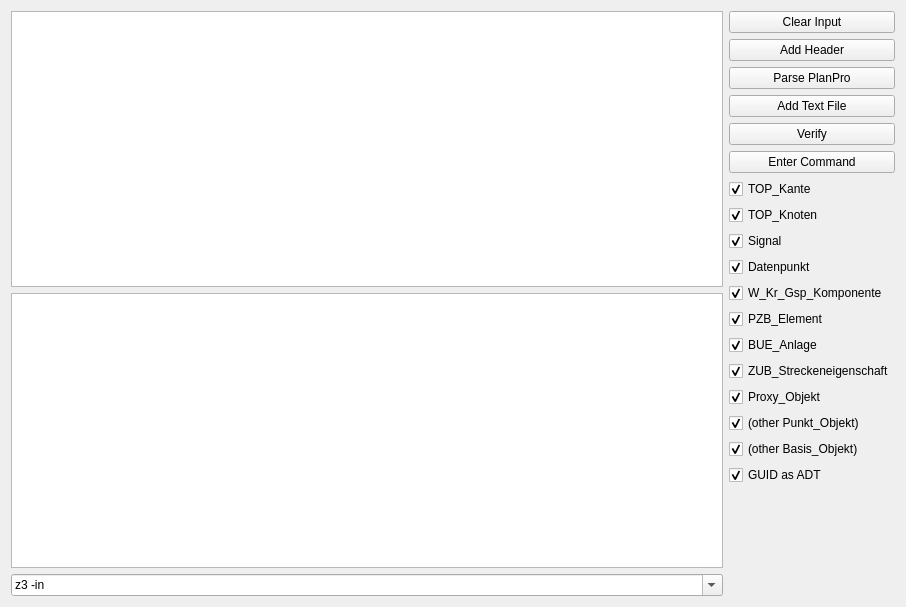
<?xml version="1.0" encoding="UTF-8"?>
<ui version="4.0">
 <class>Widget</class>
 <widget class="QWidget" name="Widget">
  <property name="geometry">
   <rect>
    <x>0</x>
    <y>0</y>
    <width>906</width>
    <height>607</height>
   </rect>
  </property>
  <property name="windowTitle">
   <string>Widget</string>
  </property>
  <layout class="QHBoxLayout" name="horizontalLayout">
   <item>
    <layout class="QVBoxLayout" name="verticalLayout_2">
     <item>
      <widget class="QTextEdit" name="textEditInput"/>
     </item>
     <item>
      <widget class="QTextEdit" name="textEditOutput">
       <property name="enabled">
        <bool>true</bool>
       </property>
       <property name="readOnly">
        <bool>true</bool>
       </property>
      </widget>
     </item>
     <item>
      <widget class="QComboBox" name="comboBoxCmdline">
       <property name="editable">
        <bool>true</bool>
       </property>
       <item>
        <property name="text">
         <string>z3 -in</string>
        </property>
       </item>
       <item>
        <property name="text">
         <string>cvc5</string>
        </property>
       </item>
      </widget>
     </item>
    </layout>
   </item>
   <item>
    <layout class="QVBoxLayout" name="verticalLayout">
     <item>
      <widget class="QPushButton" name="pushButtonClear">
       <property name="text">
        <string>Clear Input</string>
       </property>
      </widget>
     </item>
     <item>
      <widget class="QPushButton" name="pushButtonAddHeader">
       <property name="text">
        <string>Add Header</string>
       </property>
      </widget>
     </item>
     <item>
      <widget class="QPushButton" name="pushButtonParsePlanPro">
       <property name="text">
        <string>Parse PlanPro</string>
       </property>
      </widget>
     </item>
     <item>
      <widget class="QPushButton" name="pushButtonAddTextFile">
       <property name="text">
        <string>Add Text File</string>
       </property>
      </widget>
     </item>
     <item>
      <widget class="QPushButton" name="pushButtonVerify">
       <property name="text">
        <string>Verify</string>
       </property>
      </widget>
     </item>
     <item>
      <widget class="QPushButton" name="pushButtonEnterCommand">
       <property name="text">
        <string>Enter Command</string>
       </property>
      </widget>
     </item>
     <item>
      <widget class="QCheckBox" name="cbTopKante">
       <property name="text">
        <string>TOP_Kante</string>
       </property>
       <property name="checked">
        <bool>true</bool>
       </property>
      </widget>
     </item>
     <item>
      <widget class="QCheckBox" name="cbTopKnoten">
       <property name="text">
        <string>TOP_Knoten</string>
       </property>
       <property name="checked">
        <bool>true</bool>
       </property>
      </widget>
     </item>
     <item>
      <widget class="QCheckBox" name="cbSignal">
       <property name="text">
        <string>Signal</string>
       </property>
       <property name="checked">
        <bool>true</bool>
       </property>
      </widget>
     </item>
     <item>
      <widget class="QCheckBox" name="cbDatenpunkt">
       <property name="text">
        <string>Datenpunkt</string>
       </property>
       <property name="checked">
        <bool>true</bool>
       </property>
      </widget>
     </item>
     <item>
      <widget class="QCheckBox" name="cbWKrGspKomponente">
       <property name="text">
        <string>W_Kr_Gsp_Komponente</string>
       </property>
       <property name="checked">
        <bool>true</bool>
       </property>
      </widget>
     </item>
     <item>
      <widget class="QCheckBox" name="cbPzbElement">
       <property name="text">
        <string>PZB_Element</string>
       </property>
       <property name="checked">
        <bool>true</bool>
       </property>
      </widget>
     </item>
     <item>
      <widget class="QCheckBox" name="cbBueAnlage">
       <property name="text">
        <string>BUE_Anlage</string>
       </property>
       <property name="checked">
        <bool>true</bool>
       </property>
      </widget>
     </item>
     <item>
      <widget class="QCheckBox" name="cbZubStreckeneigenschaft">
       <property name="text">
        <string>ZUB_Streckeneigenschaft</string>
       </property>
       <property name="checked">
        <bool>true</bool>
       </property>
      </widget>
     </item>
     <item>
      <widget class="QCheckBox" name="cbProxyObjekt">
       <property name="text">
        <string>Proxy_Objekt</string>
       </property>
       <property name="checked">
        <bool>true</bool>
       </property>
      </widget>
     </item>
     <item>
      <widget class="QCheckBox" name="cbOtherPunktObjekt">
       <property name="text">
        <string>(other Punkt_Objekt)</string>
       </property>
       <property name="checked">
        <bool>true</bool>
       </property>
      </widget>
     </item>
     <item>
      <widget class="QCheckBox" name="cbOtherBasisObjekt">
       <property name="text">
        <string>(other Basis_Objekt)</string>
       </property>
       <property name="checked">
        <bool>true</bool>
       </property>
      </widget>
     </item>
     <item>
      <widget class="QCheckBox" name="cbGuidAsAdt">
       <property name="text">
        <string>GUID as ADT</string>
       </property>
       <property name="checked">
        <bool>true</bool>
       </property>
      </widget>
     </item>
     <item>
      <spacer name="verticalSpacer">
       <property name="orientation">
        <enum>Qt::Vertical</enum>
       </property>
       <property name="sizeHint" stdset="0">
        <size>
         <width>20</width>
         <height>40</height>
        </size>
       </property>
      </spacer>
     </item>
    </layout>
   </item>
  </layout>
 </widget>
 <resources/>
 <connections>
  <connection>
   <sender>pushButtonClear</sender>
   <signal>clicked()</signal>
   <receiver>textEditInput</receiver>
   <slot>clear()</slot>
   <hints>
    <hint type="sourcelabel">
     <x>730</x>
     <y>27</y>
    </hint>
    <hint type="destinationlabel">
     <x>337</x>
     <y>153</y>
    </hint>
   </hints>
  </connection>
 </connections>
</ui>
